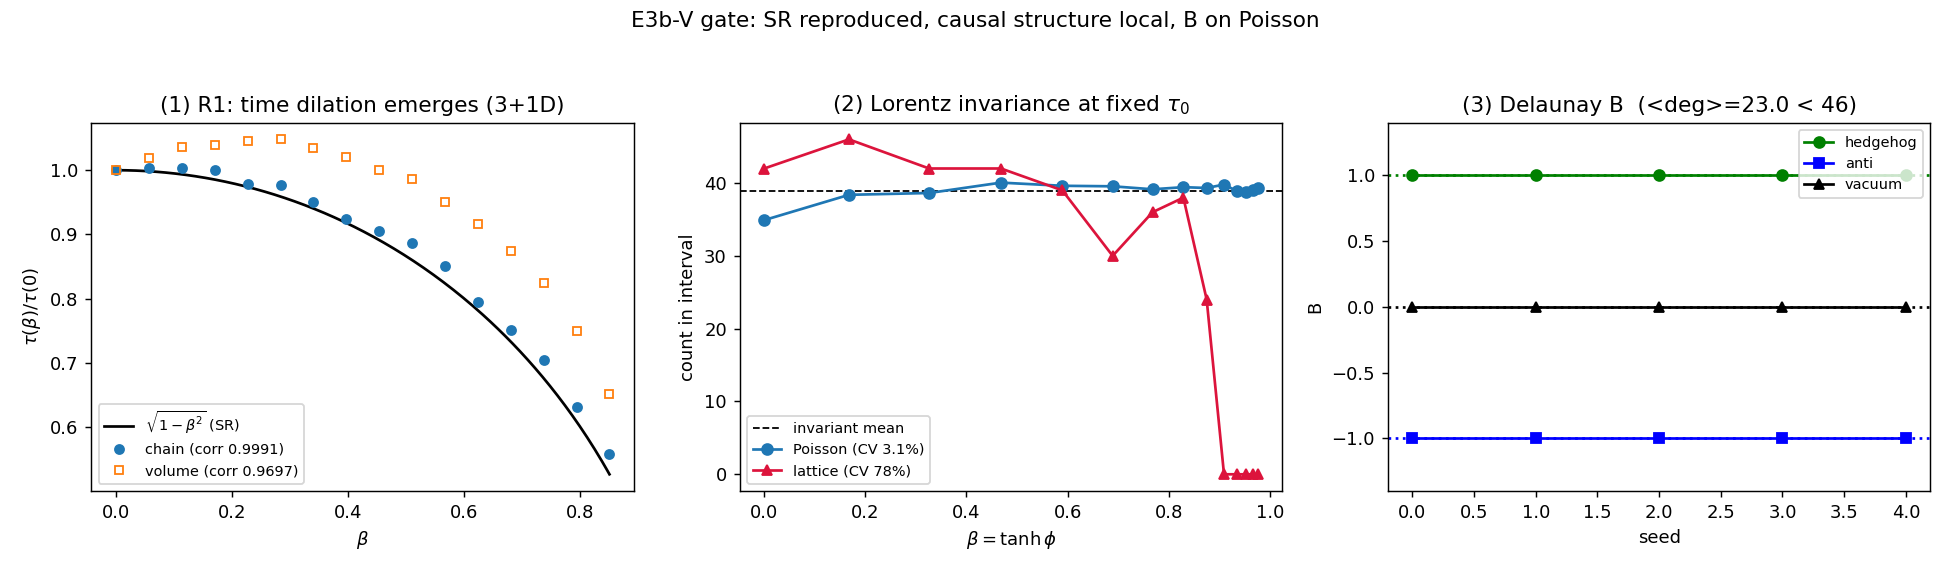

Write Python code to recreate this figure.
"""E3bV_gate.py -- MANDATORY validation gate for the E3b_CAUSAL_DEFECT campaign.

Before a single defect observable is measured, the 3+1D causal substrate that E3b
will run on must pass THREE checks (charter E3b-V).  If any fails the gate FAILS
and the physical measurement (E3b-1) does not proceed.

  1. SPECIAL RELATIVITY reproduced on THIS substrate (R1).  On the same Poisson
     sprinkle, the proper time of a moving clock -- estimated purely by causal
     counting (longest chain and Alexandrov-interval volume, NO Lorentz formula in
     the generator) -- must follow sqrt(1-beta^2) with correlation > 0.99, and the
     count at FIXED invariant proper time must be direction-independent for the
     Poisson sprinkle (Lorentz invariant) while the regular lattice control swings
     with the boost (breaks SR).  sqrt(1-beta^2) is imported for COMPARISON only.

  2. CAUSAL STRUCTURE.  Every directed link respects t_j > t_i (the arrow of time;
     zero violations by construction), and the mean LINK degree is smaller than
     E1's Hasse graph (<deg> ~ 46): the E3b coupling is genuinely LOCAL, not the
     mean-field causal relation -- a precondition for testing cone rigidity.

  3. TOPOLOGICAL CHARGE B on the Poisson cloud.  The Berg-Luscher solid-angle
     degree adapted to DELAUNAY TETRAHEDRA must return B = +1 for the hedgehog,
     -1 for the anti-hedgehog and 0 for the vacuum, across seeds.  If B cannot be
     measured correctly on the irregular cloud -> report and STOP (charter death
     of the gate).

Anti-circularity: no critical coupling, no dispersion law, no c is inserted; the
light cone dt^2>dx^2 is the geometry of any sprinkle.  The literature value
<deg>~46 (E1) and sqrt(1-beta^2) (SR) appear only in COMPARISON scoring.
"""
from __future__ import annotations

import json
import sys
import time
from pathlib import Path

import numpy as np
import matplotlib
matplotlib.use("Agg")
import matplotlib.pyplot as plt  # noqa: E402

import e3b_core as e3b  # noqa: E402

ROOT = e3b.ROOT
sys.path.insert(0, str(ROOT / "src"))
from causal_core import sprinkle_box, lattice_box, alexandrov_interval  # noqa: E402
from chain import longest_chain_dag                                     # noqa: E402
from volume import tau_from_count                                       # noqa: E402
from validation import lorentz_proper_time_ratio                       # noqa: E402 (COMPARISON ONLY)

OUT = Path(__file__).resolve().parent

# ----- substrate (the SAME geometry E3b-1..4 will use) --------------------- #
RHO, T_BOX, L_BOX = 1.5, 3.0, 4.0
B_SEEDS = (0, 1, 2, 3, 4)
E1_MEAN_DEGREE = 46.0          # E1 Hasse graph <grau> (COMPARISON ONLY anchor)

# ----- SR test (Alexandrov intervals on a 3+1D sprinkle) ------------------- #
SR_RHO = 8.0
SR_TAU = 2.6                   # invariant proper time of the test interval
SR_BETAS = np.linspace(0.0, 0.85, 16)
SR_N_REAL = 200
SR_RAPID = np.linspace(0.0, 2.2, 14)
SR_T = 3.5


def _bounds_4d(A, B, pad=0.8):
    """Bounding box (t,x,y,z) around the Alexandrov interval A<x<B."""
    bnds = []
    for d in range(4):
        lo, hi = sorted([A[d], B[d]])
        bnds.append((lo - pad, hi + pad))
    return bnds


def sr_dilation(rng):
    """Panel A: moving clock A=(0,0,0,0) -> B=(tau cosh, tau sinh, 0, 0) at speed
    beta=tanh(phi).  Proper time by longest chain & by interval volume; both must
    track sqrt(1-beta^2)."""
    chain, vol = [], []
    T = SR_T
    for b in SR_BETAS:
        A = np.array([0.0, 0, 0, 0])
        B = np.array([T, b * T, 0.0, 0.0])
        Ls, Ns = [], []
        for _ in range(SR_N_REAL):
            pts = sprinkle_box(SR_RHO, _bounds_4d(A, B), rng)
            idx = alexandrov_interval(pts, A, B)
            sub = np.vstack([A, pts[idx], B])
            Ls.append(longest_chain_dag(sub))
            Ns.append(len(idx))
        chain.append(np.mean(Ls))
        vol.append(np.mean(Ns))
    chain = np.array(chain, float)
    vol = tau_from_count(np.array(vol, float), SR_RHO, 4)
    return chain / chain[0], vol / vol[0]


def sr_invariance(rng):
    """Panel B: hold the INVARIANT proper time tau0 fixed, vary the boost by
    rapidity B=(tau0 cosh phi, tau0 sinh phi, 0, 0) (cosh^2-sinh^2=1, pure
    geometry).  A Lorentz-invariant counter gives a CONSTANT count: Poisson does,
    the regular lattice does not."""
    betas, po= [], []
    pois, latt = [], []
    for phi in SR_RAPID:
        A = np.array([0.0, 0, 0, 0])
        B = np.array([SR_TAU * np.cosh(phi), SR_TAU * np.sinh(phi), 0.0, 0.0])
        betas.append(np.tanh(phi))
        ns = []
        for _ in range(SR_N_REAL):
            pts = sprinkle_box(SR_RHO, _bounds_4d(A, B), rng)
            ns.append(len(alexandrov_interval(pts, A, B)))
        pois.append(np.mean(ns))
        spacing = SR_RHO ** -0.25
        ptsl = lattice_box(spacing, _bounds_4d(A, B))
        latt.append(len(alexandrov_interval(ptsl, A, B)))
    return np.array(betas), np.array(pois, float), np.array(latt, float)


def sr_test():
    rng = np.random.default_rng(2024)
    chain_n, vol_n = sr_dilation(rng)
    ref = lorentz_proper_time_ratio(SR_BETAS)         # COMPARISON ONLY
    corr = lambda a: float(np.corrcoef(a, ref)[0, 1])
    c_chain, c_vol = corr(chain_n), corr(vol_n)
    dev_chain = float(np.mean(np.abs(chain_n - ref)))
    betasB, pois, latt = sr_invariance(rng)
    cv_pois = float(np.std(pois) / np.mean(pois))
    cv_latt = float(np.std(latt) / np.mean(latt))
    # PRIMARY criterion: the longest-chain proper time (the canonical causal-set
    # proper-time estimator) tracks sqrt(1-beta^2) with corr>0.99 AND the Poisson
    # count is Lorentz-invariant at fixed tau0 while the lattice is not.  The volume
    # estimator tau~N^{1/4} carries a known diamond-truncation bias near the light
    # cone in 4D and is reported as a DIAGNOSTIC, not a pass/fail.
    sr_ok = (c_chain > 0.99) and (cv_latt > 5 * cv_pois)
    return {"ok": bool(sr_ok), "corr_chain": c_chain, "corr_volume": c_vol,
            "dev_chain": dev_chain, "cv_poisson": cv_pois, "cv_lattice": cv_latt,
            "betas": SR_BETAS.tolist(), "chain_norm": chain_n.tolist(),
            "vol_norm": vol_n.tolist(), "ref": ref.tolist(),
            "betasB": betasB.tolist(), "count_poisson": pois.tolist(),
            "count_lattice": latt.tolist()}


def structure_and_charge_test():
    """Causal structure (arrow of time + locality) and B estimator, across seeds."""
    rows = []
    for sd in B_SEEDS:
        pts = e3b.sprinkle_causal(RHO, T_BOX, L_BOX, sd)
        sub = e3b.Substrate(pts)
        xyz = pts[:, 1:4]
        Bh = e3b.topological_charge_poisson(xyz, e3b.hedgehog_field(pts, +1))
        Ba = e3b.topological_charge_poisson(xyz, e3b.hedgehog_field(pts, -1))
        Bu = e3b.topological_charge_poisson(xyz, e3b.uniform_field(pts))
        rows.append({"seed": sd, "n": sub.n, "n_links": sub.n_links,
                     "mean_degree": sub.mean_degree,
                     "causal_violations": sub.causal_violations(),
                     "B_hedgehog": Bh, "B_anti": Ba, "B_vacuum": Bu})
    md = float(np.mean([r["mean_degree"] for r in rows]))
    viol = int(sum(r["causal_violations"] for r in rows))
    bh_ok = all(abs(r["B_hedgehog"] - 1) < 0.1 for r in rows)
    ba_ok = all(abs(r["B_anti"] + 1) < 0.1 for r in rows)
    bu_ok = all(abs(r["B_vacuum"]) < 0.05 for r in rows)
    struct_ok = (viol == 0) and (md < E1_MEAN_DEGREE)
    charge_ok = bh_ok and ba_ok and bu_ok
    return {"rows": rows, "mean_degree": md, "total_violations": viol,
            "more_local_than_E1": bool(md < E1_MEAN_DEGREE),
            "B_hedgehog_ok": bh_ok, "B_anti_ok": ba_ok, "B_vacuum_ok": bu_ok,
            "struct_ok": bool(struct_ok), "charge_ok": bool(charge_ok)}, struct_ok, charge_ok


def make_figure(sr, sc):
    fig, ax = plt.subplots(1, 3, figsize=(15, 4.4))
    bb = np.linspace(0, 0.85, 200)
    ax[0].plot(bb, lorentz_proper_time_ratio(bb), "k-", lw=1.5,
               label=r"$\sqrt{1-\beta^2}$ (SR)")
    ax[0].plot(SR_BETAS, sr["chain_norm"], "o", ms=5,
               label=f"chain (corr {sr['corr_chain']:.4f})")
    ax[0].plot(SR_BETAS, sr["vol_norm"], "s", ms=4, mfc="none",
               label=f"volume (corr {sr['corr_volume']:.4f})")
    ax[0].set_title("(1) R1: time dilation emerges (3+1D)")
    ax[0].set_xlabel(r"$\beta$"); ax[0].set_ylabel(r"$\tau(\beta)/\tau(0)$")
    ax[0].legend(fontsize=8)

    ax[1].axhline(np.mean(sr["count_poisson"]), color="k", ls="--", lw=1,
                  label="invariant mean")
    ax[1].plot(sr["betasB"], sr["count_poisson"], "o-",
               label=f"Poisson (CV {sr['cv_poisson']:.1%})")
    ax[1].plot(sr["betasB"], sr["count_lattice"], "^-", color="crimson",
               label=f"lattice (CV {sr['cv_lattice']:.0%})")
    ax[1].set_title(r"(2) Lorentz invariance at fixed $\tau_0$")
    ax[1].set_xlabel(r"$\beta=\tanh\phi$"); ax[1].set_ylabel("count in interval")
    ax[1].legend(fontsize=8)

    seeds = [r["seed"] for r in sc["rows"]]
    ax[2].axhline(1, color="g", ls=":"); ax[2].axhline(-1, color="b", ls=":")
    ax[2].axhline(0, color="k", ls=":")
    ax[2].plot(seeds, [r["B_hedgehog"] for r in sc["rows"]], "go-", label="hedgehog")
    ax[2].plot(seeds, [r["B_anti"] for r in sc["rows"]], "bs-", label="anti")
    ax[2].plot(seeds, [r["B_vacuum"] for r in sc["rows"]], "k^-", label="vacuum")
    ax[2].set_ylim(-1.4, 1.4)
    ax[2].set_title(f"(3) Delaunay B  (<deg>={sc['mean_degree']:.1f} < {E1_MEAN_DEGREE:.0f})")
    ax[2].set_xlabel("seed"); ax[2].set_ylabel("B"); ax[2].legend(fontsize=8)
    fig.suptitle("E3b-V gate: SR reproduced, causal structure local, B on Poisson",
                 fontsize=12)
    fig.tight_layout(rect=[0, 0, 1, 0.95])
    fig.savefig(OUT / "E3bV_gate.png", dpi=130)
    print(f"saved {OUT/'E3bV_gate.png'}")


def main():
    t0 = time.time()
    print("=" * 72)
    print("E3b-V GATE -- causal substrate validation (SR + structure + B)")
    print("=" * 72)
    print("[1] reproducing R1 (special relativity) on the substrate ...")
    sr = sr_test()
    print(f"    dilation corr: chain={sr['corr_chain']:.4f} volume={sr['corr_volume']:.4f}"
          f"  (mean|dev| chain={sr['dev_chain']:.3%})")
    print(f"    fixed-tau invariance: CV_poisson={sr['cv_poisson']:.1%} "
          f"CV_lattice={sr['cv_lattice']:.0%}")
    print(f"    SR reproduced: {'YES' if sr['ok'] else 'NO'}")
    print("[2/3] causal structure + Delaunay B estimator ...")
    sc, struct_ok, charge_ok = structure_and_charge_test()
    for r in sc["rows"]:
        print(f"    seed {r['seed']}: n={r['n']:4d} links={r['n_links']:5d} "
              f"<deg>={r['mean_degree']:5.2f} viol={r['causal_violations']}  "
              f"B(hh)={r['B_hedgehog']:+.3f} B(anti)={r['B_anti']:+.3f} "
              f"B(vac)={r['B_vacuum']:+.4f}")
    print(f"    arrow of time (0 violations): {'YES' if sc['total_violations']==0 else 'NO'}")
    print(f"    more local than E1 (<deg> {sc['mean_degree']:.1f} < {E1_MEAN_DEGREE:.0f}): "
          f"{'YES' if sc['more_local_than_E1'] else 'NO'}")
    print(f"    B measured correctly (hh=+1, anti=-1, vac=0): "
          f"{'YES' if charge_ok else 'NO'}")

    gate_pass = sr["ok"] and struct_ok and charge_ok
    print("-" * 72)
    print(f"GATE: {'PASS -- substrate validated, E3b-1 may proceed' if gate_pass else 'FAIL -- STOP'}")
    print("=" * 72)

    payload = {
        "gate_pass": bool(gate_pass),
        "checks": {"SR_reproduced": sr["ok"], "causal_structure": bool(struct_ok),
                   "B_estimator": bool(charge_ok)},
        "special_relativity": sr,
        "structure_and_charge": sc,
        "substrate": {"rho": RHO, "T": T_BOX, "L": L_BOX, "seeds": list(B_SEEDS)},
        "E1_mean_degree_anchor": E1_MEAN_DEGREE,
        "runtime_s": time.time() - t0,
        "timestamp_utc": time.strftime("%Y-%m-%dT%H:%M:%SZ", time.gmtime()),
    }
    (OUT / "E3bV_gate.json").write_text(json.dumps(payload, indent=2, default=float))
    print(f"saved {OUT/'E3bV_gate.json'}  ({payload['runtime_s']:.0f}s)")
    make_figure(sr, sc)
    return gate_pass


if __name__ == "__main__":
    main()
